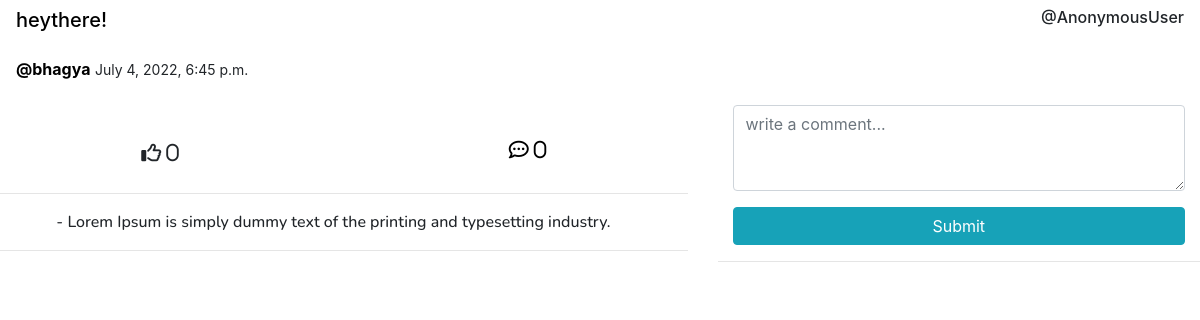
Before: /previewpost/13 with the older database file.
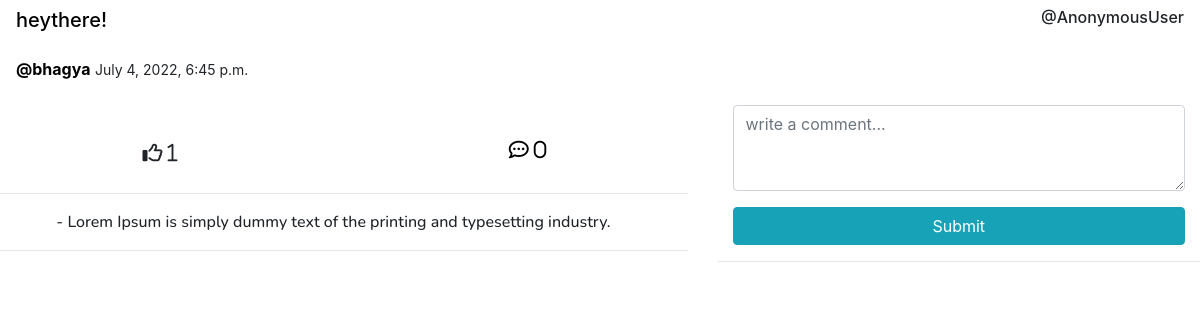
After: the same page with the newer database file.
### basic/models.py (models this page shows, shortened)
class Post(models.Model):
    creator = models.ForeignKey(UserRegister, on_delete=models.CASCADE, null=True, related_name='creator')
    caption = models.TextField(max_length=500, null=True, blank=True)
    image = models.ImageField(null=True, blank=True)
    local_visibility = models.BooleanField(default=True, null=True, blank=True)
    global_visibility = models.BooleanField(null=True, blank=True)
    date_create = models.DateTimeField(auto_now_add=True, null=True)
    date_update = models.DateTimeField(auto_now=True, null=True)
    likes = models.ManyToManyField(User, related_name='liked', null=True, blank=True)
    commets = models.ManyToManyField(User, related_name='commented', null=True, blank=True)
    class Meta:
        ordering = ['-date_create']

class UserRegister(models.Model):
    user = models.OneToOneField(User, null=True, on_delete=models.CASCADE)
    username = models.CharField(max_length=100, null=True)
    neighbourhood = models.CharField(max_length=100, null=True, blank=True)
    date_create = models.DateTimeField(auto_now_add=True, null=True)
    def __str__(self):
        return self.username

### basic/views.py (the view)
# urls.py: path('previewpost/<str:pk>', views.previewPost, name='previewpost'),
def previewPost(request, pk):
    post = Post.objects.get(id=pk)
    if request.method=='POST':
        form = CommentForm(request.POST)
        form.is_valid()
        form.save()
    else:
        form=CommentForm(initial={'user':request.user,'post':pk})
    comments = Comment.objects.filter(post=pk)
    context = {
        'post':post,
        'form':form,
        'comments':comments,
    }
    return render(request, 'post/previewpost.html', context)

### basic/forms.py
class CommentForm(forms.ModelForm):
    body = forms.CharField(widget=forms.Textarea(attrs={"rows":3, 'placeholder': 'write a comment...'}))
    class Meta:
        model = Comment
        fields = ('post','user', 'body')
    def __init__(self, *args, **kwargs):
        super(CommentForm, self).__init__(*args, **kwargs)
        self.helper = FormHelper()
        self.helper.form_show_labels = False

### basic/templates/post/previewpost.html (shortened to what this page needs)
{% extends 'basic/main.html' %}
{% load static %}
{%load crispy_forms_tags %}
{% block content %}
<div class="row" >
    <div class="col-lg-7 previewpost">
            <b><span><a class="previewpost-creatorname" href="/peopleprofile/{{post.creator}}">@{{post.creator}}</a></span></b> <small>{{post.date_create}}</small>
            <br>
            <br>
            <a href="{% url 'previewpost' post.id  %}"><img  src="{{post.image.url}}" alt=""></a>
            <div class="preview-like-comment">
                <div style="" class="preview-like-element">
                    <form action="{% url 'like-previewpost' %}" method="post">
                        {% if request.user not in post.likes.all %}
                            <button type="submit" class="btn btn-lg btn-custom">
                                <i class="far fa-thumbs-up"> {{post.likes.all.count}}</i></button>
                        {% else %}
                            <button type="submit" class="btn btn-lg btn-custom">
                                <i class="far fa-solid fa-thumbs-up" style="color:rgb(159, 30, 30)"> {{post.likes.all.count}}</i></button>
                        {% endif %}
                    </form>
                </div>
                <div class="preview-comment-element">
                    <a href="{% url 'previewpost' post.id %}" type="submit" class="btn btn-lg btn-custom" ><i class="far fa-comment-dots"> {{post.comments.all.count}}</i></a>
                </div>
            </div>
            <hr>
            <p class="previewpost-caption" style=""> &nbsp; - {{post.caption}}</p>
            <hr>
    </div>
    <div class="col-lg-5 preview-comment-section">
        <form action="" method="post" >
            <div class="col-lg-12" >{{form.body|as_crispy_field}}</div>
            <div class="col-lg-12">
                <input class="btn btn-info btn-block" type="submit" value="Submit">
            </div>
        </form>
        <hr>
        <br>
    </div>
</div>
{% endblock content %}

Changed rows visible on the page:
changed Post "Lorem Ipsum is simply dummy text of the printing and typesetting industry.": likes.all.count "0" → "1"
